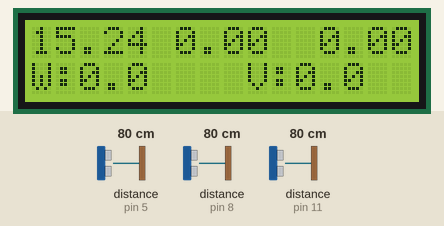
Recording of a sketch running on a simulated Arduino Uno, built with avr-gcc and run on an emulated ATmega328P. Parts: 16×2 character LCD. Inputs (shaded band) come from the test bench; at power-on: distance to the obstacle (sensors on pin 11, pin 5, pin 8) 80 cm. The echo pulse lasts 58.3 µs per cm; what the sketch prints to the serial monitor is not drawn.

Above: at 2.2 s.
2.3 s: distance to the obstacle (sensor on pin 11) set to 2 cm
At 2.55 s:
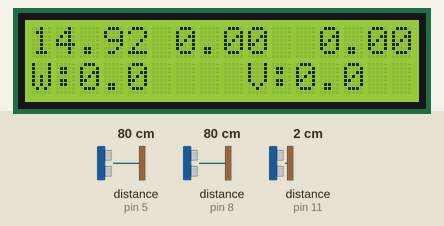
3.9 s: distance to the obstacle (sensor on pin 5) set to 2 cm
At 5.38 s:
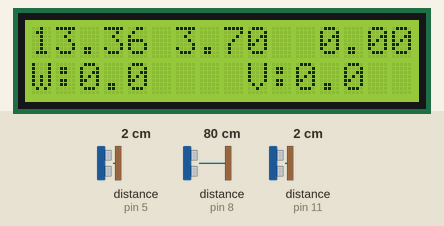
6.8 s: distance to the obstacle (sensor on pin 5) set to 4 cm
At 8.3 s:
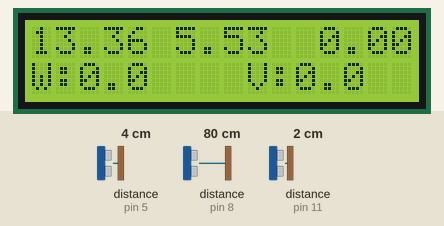
8.4 s: distance to the obstacle (sensor on pin 8) set to 4 cm
At 10.74 s:
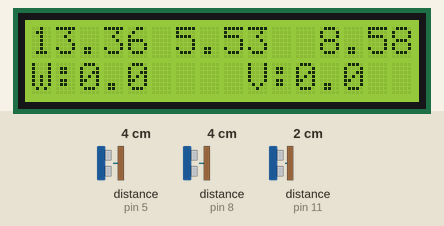
10.8 s: distance to the obstacle (sensor on pin 8) set to 2 cm
At 12.4 s:
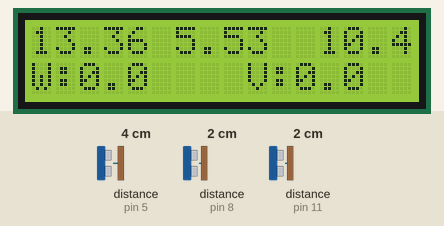
12.5 s: distance to the obstacle (sensor on pin 11) set to 4 cm
At 15.65 s:
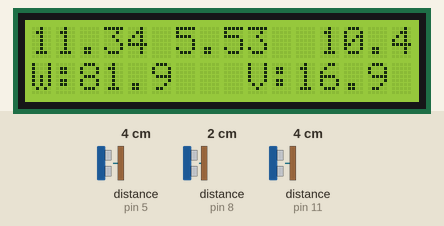

The sketch:

DIMENSI_UKUR_BERAT_v8.ino
```cpp
#include <SimpleKalmanFilter.h>
SimpleKalmanFilter panjang_KalmanFilter(2, 2, 1);
SimpleKalmanFilter lebar_KalmanFilter  (2, 2, 1);
SimpleKalmanFilter tinggi_KalmanFilter (2, 2, 1);

double berat;
float panjang, lebar, tinggi;
float pan, leb, tin;
float panjang2, lebar2, tinggi2;
float panjang3, lebar3, tinggi3;
float pjg, lbr, tgi;
int iterations = 5;
float Smooth_panjang;
float Smooth_lebar;
float Smooth_tinggi;
double a, b1, b2, b3, y1;
double aa, bb1, bb2, bb3, yy1;
float x1, x2, x3;
float y, yy;

#include <Wire.h>
#include <LiquidCrystal_I2C.h>
LiquidCrystal_I2C lcd(0x27, 16, 2);

#include <NewPing.h>

#define TRIGGER_PIN1  12
#define ECHO_PIN1     11
#define MAX_DISTANCE1 50

#define TRIGGER_PIN2  6
#define ECHO_PIN2     5
#define MAX_DISTANCE2 50

#define TRIGGER_PIN3  9
#define ECHO_PIN3     8
#define MAX_DISTANCE3 50

NewPing sonar1(TRIGGER_PIN1, ECHO_PIN1, MAX_DISTANCE1);
NewPing sonar2(TRIGGER_PIN2, ECHO_PIN2, MAX_DISTANCE2);
NewPing sonar3(TRIGGER_PIN3, ECHO_PIN3, MAX_DISTANCE3);
//==============================================================
//==============================================================
void setup()
{
  Serial.begin(9600);
  lcd.init();
  lcd.backlight();
  print_awal();
}
//==============================================================
//==============================================================
void print_awal()
{
  Serial.println("Startting..");
  lcd.setCursor(0, 0);
  lcd.print("Startting..");
  delay(1000);
  lcd.clear();
}
//==============================================================
//==============================================================
void loop()
{
  baca_ping_loop();
  rumus();
  tampil_lcd();
}
//==============================================================
//==============================================================
void tampil_lcd()
{
  lcd.setCursor(0, 0);
  lcd.print(panjang);
  lcd.print("  ");

  lcd.setCursor(6, 0);
  lcd.print(lebar);
  lcd.print("  ");

  lcd.setCursor(12, 0);
  lcd.print(tinggi);
  lcd.print("  ");

  lcd.setCursor(9, 1);
  lcd.print("V:");
  lcd.print(y, 1);
  lcd.print("  ");

  lcd.setCursor(0, 1);
  lcd.print("W:");
  lcd.print(yy, 1);
  lcd.print("  ");
}
//==============================================================
//==============================================================
void baca_ping_loop()
{
  panjang3 = 15.28;
  lebar3   = 9.38;
  tinggi3  = 12.61;

  for (int p = 0; p < 20; p++)
  {
    pjg = sonar1.ping_median(iterations);
    panjang2 = (pjg / 2) * 0.0343;
    pan = panjang3 - panjang2;
    panjang = panjang_KalmanFilter.updateEstimate(pan);
    tampil_lcd();
  }
  delay(1000);
  for (int pp = 0; pp < 20; pp++)
  {
    lbr = sonar2.ping_median(iterations);
    lebar2 = (lbr / 2) * 0.0343;
    leb = lebar3 - lebar2;
    lebar = lebar_KalmanFilter.updateEstimate(leb);
    tampil_lcd();
  }
  delay(1000);
  for (int ppp = 0; ppp < 20; ppp++)
  {
    tgi = sonar3.ping_median(iterations);
    tinggi2 = (tgi / 2) * 0.0343;
    tin = tinggi3 - tinggi2;
    tinggi = tinggi_KalmanFilter.updateEstimate(tin);
    tampil_lcd();
  }
  delay(1000);
}

//==============================================================
//==============================================================
void rumus()
{
  x1 = panjang;
  x2 = lebar;
  x3 = tinggi;

  y  = -30.0782 + (-8.45148 * x1) + (22.356 * x2) + (3.46399 * x3);
  yy = -51.4931 + (-1.26133 * x1) + (24.1255 * x2) + (1.60631 * x3);
}
//==============================================================
//==============================================================
```
